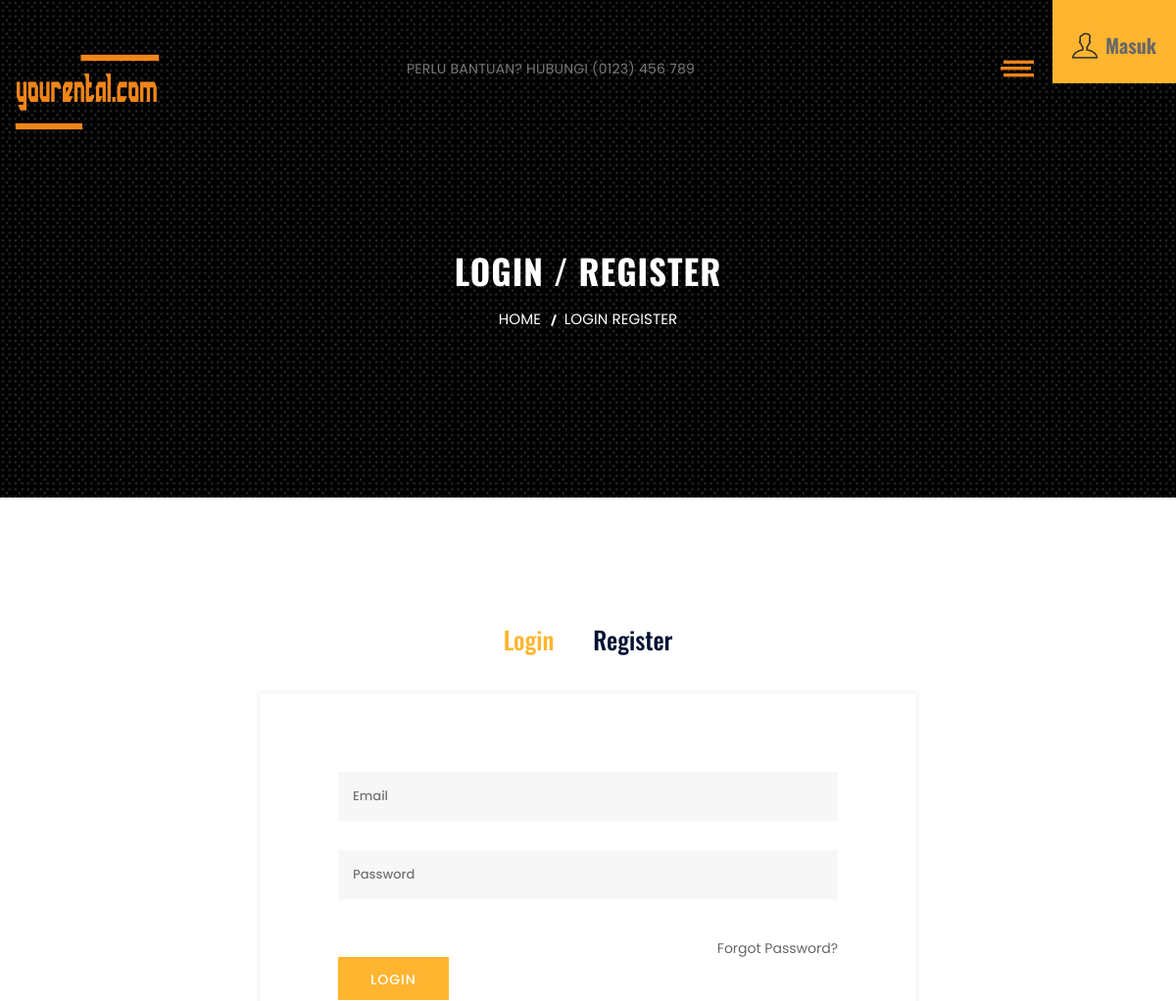
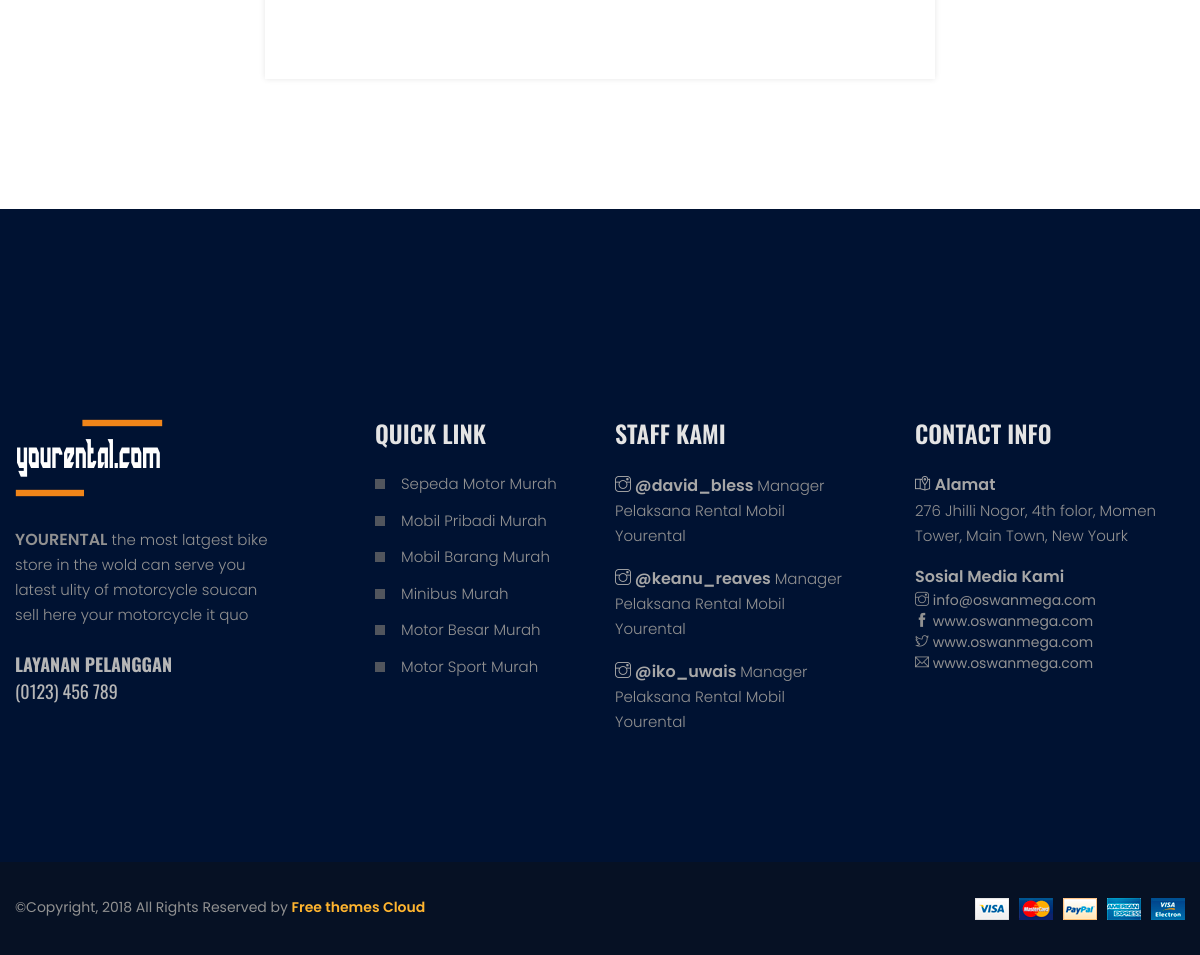
Page /home/autentifikasi on the committed database (2 pictures, top to bottom).
### tables this page shows
CREATE TABLE `tb_kategori` (
  `id_kategori` int(12) NOT NULL,
  `nama_kategori` varchar(256) NOT NULL
);

### application/controllers/Home.php (called while the page is built, shortened)
<?php
class Home extends CI_Controller {
	public function autentifikasi()
	{
		$this->load->model('ModelUser');
		$data['kategori'] = $this->ModelUser->getKategori();
		$data['booking_tmp'] = $this->ModelUser->count_booking_tmp ($this->session->userdata('id'));
		$data['booking'] = $this->ModelUser->count_booking ($this->session->userdata('id'));
		$this->load->view('templates/header_beranda', $data);
        $this->load->view('autentifikasi', $data);
        $this->load->view('templates/footer_beranda', $data);
	}
}

### index.php (called while the page is built, shortened)
<?php
require_once BASEPATH.'core/CodeIgniter.php';

### application/models/ModelUser.php (called while the page is built, shortened)
<?php
class ModelUser extends CI_Model
{
    public function getKategori()
    {
        return $this->db->get('tb_kategori')->result_array();
    }
}

### application/views/templates/header_beranda.php (the view, shortened to what this page needs)
<!DOCTYPE html>
<html lang="en">
<head>
	<link rel="stylesheet" href="<?= base_url('assets/'); ?>css/bootstrap.min.css">
	<link rel="stylesheet" href="<?= base_url('assets/'); ?>css/animate.css">
	<link rel="stylesheet" href="<?= base_url('assets/'); ?>css/owl.carousel.min.css">
	<link rel="stylesheet" href="<?= base_url('assets/'); ?>css/chosen.min.css">
	<link rel="stylesheet" href="<?= base_url('assets/'); ?>css/icofont.css">
	<link rel="stylesheet" href="<?= base_url('assets/'); ?>css/themify-icons.css">
	<link rel="stylesheet" href="<?= base_url('assets/'); ?>css/font-awesome.min.css">
	<link rel="stylesheet" href="<?= base_url('assets/'); ?>css/meanmenu.min.css">
	<link rel="stylesheet" href="<?= base_url('assets/'); ?>css/bundle.css">
	<link rel="stylesheet" href="<?= base_url('assets/'); ?>css/style.css">
	<link rel="stylesheet" href="<?= base_url('assets/'); ?>css/responsive.css">
	<link rel="stylesheet" href="<?= base_url('assets/'); ?>css/bootstrap-datetimepicker.css" />
		<link rel="stylesheet" href="<?= base_url('assets/'); ?>css/bootstrap-material-datetimepicker.css" />
</head>
<body>
	<div class="wrapper">
		<header>
			<div class="header-area transparent-bar ptb-55">
				<div class="container">
					<div class="row">
						<div class="col-lg-4 col-md-4 col-4">
							<div class="logo-small-device">
								<a href="<?= base_url(); ?>"><img alt=""
										src="<?= base_url('assets/'); ?>img/logo/logo4.png"></a>
							</div>
						</div>
						<div class="col-lg-8 col-md-8 col-8">
							<div class="header-contact-menu-wrapper pl-45">
								<div class="header-contact">
									<p>PERLU BANTUAN? HUBUNGI (0123) 456 789</p>
								</div>
								<div class="menu-wrapper text-center">
									<button class="menu-toggle">
										<img class="s-open" alt=""
											src="<?= base_url('assets/'); ?>img/icon-img/menu1.png">
									</button>
								</div>
							</div>
						</div>
					</div>
				</div>
				<?php
					if ( $this->session->userdata('id')=='' ) {
						?>
				<div class="header-cart-wrapper">
					<div class="header-cart">
						<button class="icon-cart">
							<i class="ti ti-user"></i>
							<span class="count-price-add"><a href="<?= base_url('home/autentifikasi'); ?>">Masuk</a></span>
						</button>
					</div>
				</div>
					<?php } ?>
			</div>
		</header>

### application/views/templates/footer_beranda.php (shortened to what this page needs)
    <footer>
    	<div class="footer-top pt-210 pb-98 theme-bg">
    		<div class="container">
    			<div class="row">
    				<div class="col-lg-3 col-md-6 col-12">
    					<div class="footer-widget mb-30">
    						<div class="footer-logo">
    							<a href="<?= base_url(); ?>">
    								<img src="<?= base_url('assets/'); ?>img/logo/logo3.png" alt="">
    							</a>
    						</div>
    						<div class="footer-about">
    							<p><span>YOURENTAL</span> the most latgest bike store in the wold can serve you
    								latest
    								ulity of motorcycle soucan sell here your motorcycle it quo </p>
    							<div class="footer-support">
    								<h5>LAYANAN PELANGGAN</h5>
    								<span> (0123) 456 789</span>
    							</div>
    						</div>
    					</div>
    				</div>
    				<div class="col-lg-3 col-md-6 col-12">
    					<div class="footer-widget mb-30 pl-60">
    						<div class="footer-widget-title">
    							<h3>QUICK LINK</h3>
    						</div>
    						<div class="quick-links">
    							<ul>
    								<?php foreach ( $kategori as $kat) { ?>
										<li><a href="<?= base_url('home/shop/').$kat['id_kategori']; ?>"><?= $kat['nama_kategori']; ?> Murah</a></li>
										<?php } ?>
    							</ul>
    						</div>
    					</div>
    				</div>
    				<div class="col-lg-3 col-md-6 col-12">
    					<div class="footer-widget mb-30">
    						<div class="footer-widget-title">
    							<h3>STAFF KAMI</h3>
    						</div>
    						<div class="food-widget-content pr-30">
    							<div class="single-tweet">
    								<p><a href="#"> <i class="ti-instagram"></i> @david_bless </a> Manager Pelaksana
    									Rental Mobil Yourental</p>
    							</div>
    							<div class="single-tweet">
    								<p><a href="#"> <i class="ti-instagram"></i> @keanu_reaves </a> Manager
    									Pelaksana Rental Mobil Yourental</p>
    							</div>
    							<div class="single-tweet">
    								<p><a href="#"> <i class="ti-instagram"></i> @iko_uwais </a> Manager Pelaksana
    									Rental Mobil Yourental</p>
    							</div>
    						</div>
    					</div>
    				</div>
    				<div class="col-lg-3 col-md-6 col-12">
    					<div class="footer-widget mb-30">
    						<div class="footer-widget-title">
    							<h3>CONTACT INFO</h3>
    						</div>
    						<div class="food-info-wrapper">
    							<div class="food-address">
    								<div class="food-info-title">
    									<span> <i class="ti-map-alt"></i> Alamat</span>
    								</div>
    								<div class="food-info-content">
    									<p>276 Jhilli Nogor, 4th folor, Momen Tower, Main Town, New Yourk</p>
    								</div>
    							</div>
    							<div class="food-address">
    								<div class="food-info-title">
    									<span>Sosial Media Kami</span>
    								</div>
    								<div class="food-info-content">
    									<a href="#"> <i class="ti-instagram"></i> info@oswanmega.com</a>
    									<a href="#"> <i class="ti-facebook"></i> www.oswanmega.com</a>
    									<a href="#"> <i class="ti-twitter"></i> www.oswanmega.com</a>
    									<a href="#"> <i class="ti-email"></i> www.oswanmega.com</a>
    								</div>
    							</div>
    						</div>
    					</div>
    				</div>
    			</div>
    		</div>
    	</div>
    	<div class="footer-bottom ptb-35 black-bg">
    		<div class="container">
    			<div class="row">
    				<div class="col-md-8 col-12">
    					<div class="copyright">
    						<p>©Copyright, 2018 All Rights Reserved by <a href="https://freethemescloud.com/">Free
    								themes Cloud</a></p>
    					</div>
    				</div>
    				<div class="col-md-4 col-12">
    					<div class="footer-payment-method">
    						<a href="#"><img alt="" src="<?= base_url('assets/'); ?>img/icon-img/payment.png"></a>
    					</div>
    				</div>
    			</div>
    		</div>
    	</div>
    </footer>
</div>
    </body>
    </html>

### assets/css/bundle.css (style rules this page uses)
body { font-family: 'Poppins', sans-serif; font-weight: 400; font-style: normal; font-size: 14px; color:#303030; }
a, .btn { -webkit-transition: all 0.3s ease-out 0s; -moz-transition: all 0.3s ease-out 0s; -ms-transition: all 0.3s ease-out 0s; -o-transition: all 0.3s ease-out 0s; transition: all 0.3s ease-out 0s; }
a, button, input { outline: medium none; color: #686868; }
h1, h2, h3, h4, h5, h6 { font-family: 'Oswald', sans-serif; font-weight: normal; color: #001232; margin-top: 0px; font-style: normal; font-weight: 400; }
h3 { font-size: 28px; }
h5 { font-size: 18px; }
ul { margin: 0px; padding: 0px; }
li { list-style: none }
p { font-size: 14px; font-weight: normal; line-height: 25px; color: #454545; margin-bottom: 15px; font-family: 'Poppins', sans-serif; }
.mb-30 { margin-bottom: 30px }
.pt-210 { padding-top: 210px }
.pr-30 { padding-right: 30px }
.pb-98 { padding-bottom: 98px }
.pl-45 { padding-left: 45px }
.pl-60 { padding-left: 60px }
.ptb-35 { padding: 35px 0 }
.ptb-55 { padding: 55px 0 }
.col-1, .col-2, .col-3, .col-4, .col-5, .col-6, .col-7, .col-8, .col-9, .col-10 { float: left; }
.col-4 { width: 40%; }
.col-8 { width: 80%; }
.black-bg { background: #061124 }
.theme-bg { background: #001232 }

### assets/css/style.css (style rules this page uses)
.header-area { left: 0; position: absolute; top: 0; width: 100%; z-index: 99; transition: all 0.7s ease 0s; }
.header-cart-wrapper { position: absolute; right: 0; top: 0; transition: all 0.7s ease 0s; }
.header-cart { position: relative; }
.icon-cart { background-color: #ffb52f; border: medium none; cursor: pointer; padding: 34px 64px 24px; position: relative; }
.icon-cart i { display: inline-block; float: left; color: #2f2f2f; font-size: 26px; }
.icon-cart > span.count-price-add { color: #2f2f2f; display: inline-block; font-family: "Oswald",sans-serif; font-size: 20px; font-weight: bold; line-height: 1; margin: 2px 0 0 8px; }
.logo, .language-currency, .menu-wrapper, .header-site-icon, .sticky-logo { transition: all 0.7s ease 0s; }
.header-contact > p { color: #787878; letter-spacing: 0.25px; margin: 3px 0 0; }
.header-contact-menu-wrapper { display: flex; justify-content: space-between; }
.menu-wrapper { position: relative; margin-top: 4px; }
.menu-toggle { background-color: transparent; border: none; padding: 0; cursor: pointer; }
.blog-hm-content > p span , .footer-about > p span { font-weight: 600; font-size: 16px; }
.footer-about > p , .single-tweet > p { color: #919191; font-weight: 300; margin: 0; font-size: 15px; }
.footer-support h5 { color: #b6b6b6; font-size: 18px; font-weight: bold; margin-bottom: 3px; }
.footer-support span { color: #b6b6b6; font-size: 18px; font-weight: 400; font-family: "Oswald",sans-serif; }
.footer-support { margin-top: 27px; }
.footer-logo { margin-bottom: 30px; }
.footer-widget-title > h3 { color: #e4e4e4; font-size: 24px; font-weight: 600; margin: 0 0 26px; }
.quick-links ul li { padding-bottom: 14px; padding-left: 26px; position: relative; }
.quick-links ul li::before { background: #51555d none repeat scroll 0 0; content: ""; height: 10px; left: 0; position: absolute; top: 6px; width: 10px; z-index: 999; transition: all .3s ease 0s; }
.quick-links ul li:last-child { padding-bottom: 0px; }
.quick-links ul li a { color: #919191; font-size: 15px; font-weight: 300; }
.single-tweet > p a { color: #a7a7a7; font-size: 16px; font-weight: 600; }
.single-tweet { margin-bottom: 18px; }
.single-tweet:last-child { margin-bottom: 0px; }
.food-info-title > span { color: #a7a7a7; display: block; font-size: 16px; font-weight: 600; margin-bottom: 1px; }
.food-info-content > p { color: #919191; font-size: 15px; font-weight: 300; margin: 0; }
.food-info-content > a { color: #919191; display: block; }
.food-address { margin-bottom: 17px; }
.food-address:last-child { margin-bottom: 0px; }
.footer-payment-method img { float: right; margin-top: 1px; }
.copyright > p { color: #919191; line-height: 20px; margin: 0; }
.copyright > p a { color: #ffb52f; font-weight: 600; }

### assets/css/responsive.css (style rules this page uses)
@media (min-width: 1200px) and (max-width: 1600px) { .menu-wrapper { margin-right: 150px; } }
@media (min-width: 1200px) and (max-width: 1600px) { .icon-cart { padding: 34px 35px 24px; } }
@media (min-width: 992px) and (max-width: 1200px) { .header-contact-menu-wrapper { padding-left: 0; } }
@media (min-width: 992px) and (max-width: 1200px) { .icon-cart { padding: 34px 20px 24px; } }
@media (min-width: 992px) and (max-width: 1200px) { .menu-wrapper { margin-right: 130px; } }

### rows in the picture
tb_kategori: nama_kategori "Sepeda Motor"
tb_kategori: nama_kategori "Mobil Pribadi"
tb_kategori: nama_kategori "Mobil Barang"
tb_kategori: nama_kategori "Minibus"
tb_kategori: nama_kategori "Motor Besar"
tb_kategori: nama_kategori "Motor Sport"
